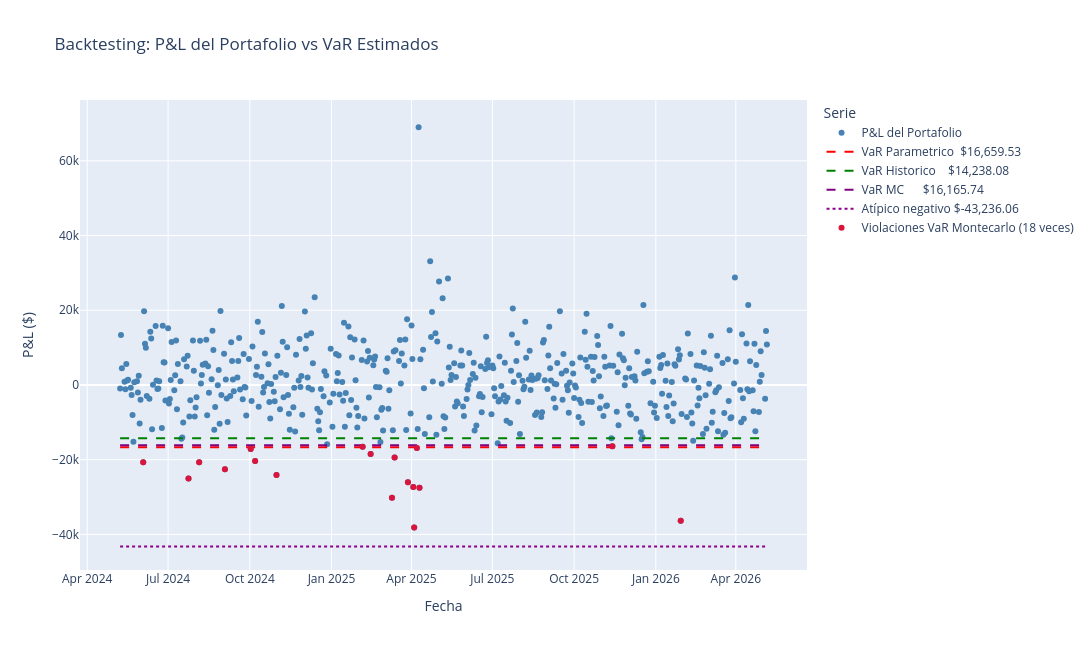

Source (notebook cell):
### Code cell
# ── Gráfica de backtesting: P&L real vs límites VaR ──────────────────────────
# Superpone la serie histórica de P&L del portafolio con los umbrales de VaR
# estimados y el límite de valores atípicos, destacando visualmente las fechas
# en que el P&L real atravesó cada umbral de pérdida.

# valuacion_historica_port.index ---> Nos da el índice de la Serie, que en este caso son las fechas de cada observación del P&L del portafolio.
idx_bt     = valuacion_historica_port.index
idx_bt_str = idx_bt.strftime("%Y-%m-%d")

fig_bt = go.Figure()

# ── Serie principal: P&L diario del portafolio ───────────────────────────────
fig_bt.add_trace(go.Scatter(
    x=idx_bt_str,
    y=valuacion_historica_port.values,
    mode="markers",
    name="P&L del Portafolio",
    line=dict(color="steelblue", width=1),
    hovertemplate="Fecha: %{x}<br>P&L: %{y:,.2f}<extra></extra>",
))

# ── Línea horizontal: VaR Paramétrico ────────────────────────────────────────
fig_bt.add_trace(go.Scatter(
    x=idx_bt_str,
    y=[VaR_P_port] * len(idx_bt_str),
    mode="lines",
    name=f"VaR Parametrico  {VaR_P_port_dinero}",
    line=dict(color="red", dash="dash"),
    hovertemplate=f"VaR Parametrico: {VaR_P_port_dinero}<extra></extra>",
))

# ── Línea horizontal: VaR Histórico ──────────────────────────────────────────
fig_bt.add_trace(go.Scatter(
    x=idx_bt_str,
    y=[VaR_H_port] * len(idx_bt_str),
    mode="lines",
    name=f"VaR Historico    {VaR_H_port_dinero}",
    line=dict(color="green", dash="dash"),
    hovertemplate=f"VaR Historico: {VaR_H_port_dinero}<extra></extra>",
))

# ── Línea horizontal: VaR Monte Carlo ────────────────────────────────────────
fig_bt.add_trace(go.Scatter(
    x=idx_bt_str,
    y=[VaR_M_port[0]] * len(idx_bt_str),
    mode="lines",
    name=f"VaR MC      {VaR_M_port_dinero}",
    line=dict(color="purple", dash="dash"),
    hovertemplate=f"VaR MC: {VaR_M_port_dinero}<extra></extra>",
))

# ── Línea horizontal: límite atípico negativo ─────────────────────────────────
# El límite atípico negativo es un umbral estadístico (típicamente calculado
# como media − k*IQR o un percentil extremo) que identifica pérdidas fuera
# del rango esperado incluso bajo condiciones de estrés. Se traza con línea
# punteada para distinguirlo visualmente de los VaR (línea discontinua).
limite_inferior_port_dinero = "${:,.2f}".format(limite_inferior_port)
fig_bt.add_trace(go.Scatter(
    x=idx_bt_str,
    y=[limite_inferior_port] * len(idx_bt_str),
    mode="lines",
    name=f"Atípico negativo {limite_inferior_port_dinero}",
    line=dict(color="darkmagenta", dash="dot"),
    hovertemplate=f"Atípico negativo: {limite_inferior_port_dinero}<extra></extra>",
))

# ── Marcadores: observaciones atípicas negativas ──────────────────────────────
# outliers_mas_bajos_port es una máscara booleana que identifica las fechas
# donde el P&L cayó por debajo del límite atípico. Se aplica directamente
# sobre valuacion_historica_port para filtrar esas observaciones.
# Se grafican en morado para asociarlos visualmente con la línea del límite
# atípico y distinguirlos de las violaciones al VaR (crimson).
outliers_neg         = valuacion_historica_port[outliers_mas_bajos_port]
outliers_neg_idx_str = outliers_neg.index.strftime("%Y-%m-%d")
fig_bt.add_trace(go.Scatter(
    x=outliers_neg_idx_str,
    y=outliers_neg.values,
    mode="markers",
    name=f"Atípicos negativos ({len(outliers_neg)} veces)",
    marker=dict(color="purple", size=7),
    hovertemplate="Fecha: %{x}<br>P&L: %{y:,.2f}<extra></extra>",
))

# ── Marcadores: violaciones al VaR Monte Carlo ───────────────────────────────
viol_idx     = valuacion_historica_port[valuacion_historica_port < VaR_M_port[0]].index
viol_idx_str = viol_idx.strftime("%Y-%m-%d")
viol_y       = valuacion_historica_port.loc[viol_idx].values
fig_bt.add_trace(go.Scatter(
    x=viol_idx_str,
    y=viol_y,
    mode="markers",
    name=f"Violaciones VaR Montecarlo ({len(viol_idx)} veces)",
    marker=dict(color="crimson", size=6),
    hovertemplate="Fecha: %{x}<br>P&L: %{y:,.2f}<extra></extra>",
))

# ── Layout ────────────────────────────────────────────────────────────────────
fig_bt.update_layout(
    title="Backtesting: P&L del Portafolio vs VaR Estimados",
    xaxis_title="Fecha",
    yaxis_title="P&L ($)",
    legend=dict(orientation="v", yanchor="top", y=1, xanchor="left", x=1.02),
    legend_title_text="Serie",
    hovermode="x unified",
    width=1200,
    height=650,
    margin=dict(r=200),
)

fig_bt.show()

### Figure 1 — Plotly figure (JSON) as saved in the notebook; plotly's stock layout.template omitted (floating-point values rounded to 4 significant figures; data arrays with more than 128 entries replaced by an {"elided": "..."} marker saying what was removed)
{"data": [{"hovertemplate": "Fecha: %{x}<br>P&L: %{y:,.2f}<extra></extra>", "line": {"color": "steelblue", "width": 1}, "mode": "markers", "name": "P&L del Portafolio", "type": "scatter", "x": {"elided": "500 str values"}, "y": {"elided": "500 float values"}}, {"hovertemplate": "VaR Parametrico: $16,659.53<extra></extra>", "line": {"color": "red", "dash": "dash"}, "mode": "lines", "name": "VaR Parametrico  $16,659.53", "type": "scatter", "x": {"elided": "500 str values"}, "y": {"elided": "500 float values"}}, {"hovertemplate": "VaR Historico: $14,238.08<extra></extra>", "line": {"color": "green", "dash": "dash"}, "mode": "lines", "name": "VaR Historico    $14,238.08", "type": "scatter", "x": {"elided": "500 str values"}, "y": {"elided": "500 float values"}}, {"hovertemplate": "VaR MC: $16,165.74<extra></extra>", "line": {"color": "purple", "dash": "dash"}, "mode": "lines", "name": "VaR MC      $16,165.74", "type": "scatter", "x": {"elided": "500 str values"}, "y": {"elided": "500 float values"}}, {"hovertemplate": "Atípico negativo: $-43,236.06<extra></extra>", "line": {"color": "darkmagenta", "dash": "dot"}, "mode": "lines", "name": "Atípico negativo $-43,236.06", "type": "scatter", "x": {"elided": "500 str values"}, "y": {"elided": "500 float values"}}, {"hovertemplate": "Fecha: %{x}<br>P&L: %{y:,.2f}<extra></extra>", "marker": {"color": "purple", "size": 7}, "mode": "markers", "name": "Atípicos negativos (0 veces)", "type": "scatter", "x": [], "y": []}, {"hovertemplate": "Fecha: %{x}<br>P&L: %{y:,.2f}<extra></extra>", "marker": {"color": "crimson", "size": 6}, "mode": "markers", "name": "Violaciones VaR Montecarlo (18 veces)", "type": "scatter", "x": ["2024-06-03", "2024-07-24", "2024-08-05", "2024-09-03", "2024-10-02", "2024-10-07", "2024-10-31", "2025-02-05", "2025-02-14", "2025-03-10", "2025-03-13", "2025-03-28", "2025-04-03", "2025-04-04", "2025-04-07", "2025-04-10", "2025-11-13", "2026-01-29"], "y": [-20680.0, -25020.0, -20700.0, -22570.0, -17170.0, -20330.0, -24130.0, -16540.0, -18470.0, -30190.0, -19390.0, -26030.0, -27340.0, -38150.0, -16890.0, -27480.0, -16430.0, -36320.0]}], "layout": {"height": 650, "hovermode": "x unified", "legend": {"orientation": "v", "title": {"text": "Serie"}, "x": 1.02, "xanchor": "left", "y": 1, "yanchor": "top"}, "margin": {"r": 200}, "title": {"text": "Backtesting: P&L del Portafolio vs VaR Estimados"}, "width": 1200, "xaxis": {"title": {"text": "Fecha"}}, "yaxis": {"title": {"text": "P&L ($)"}}}}
